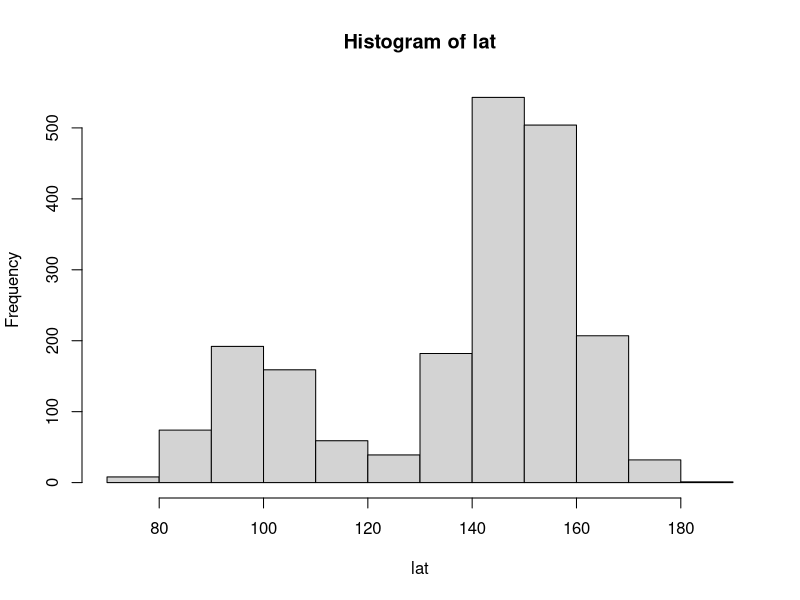
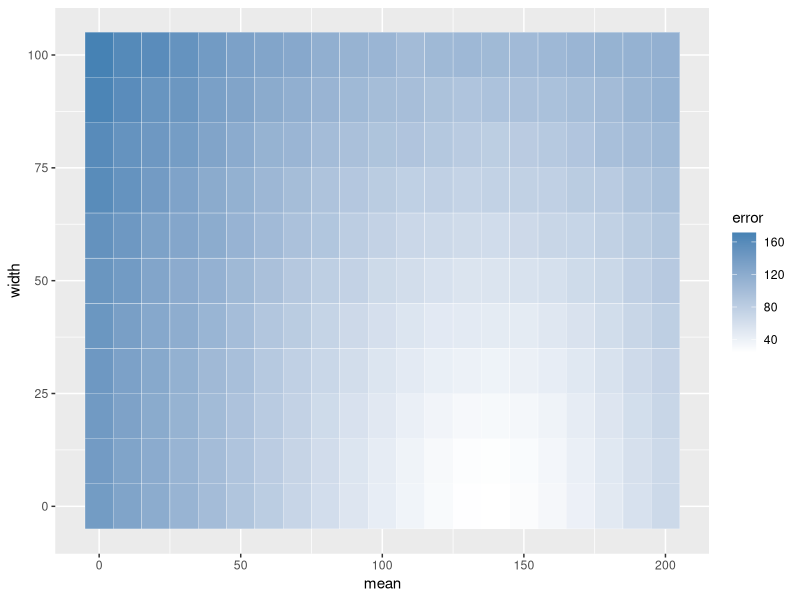
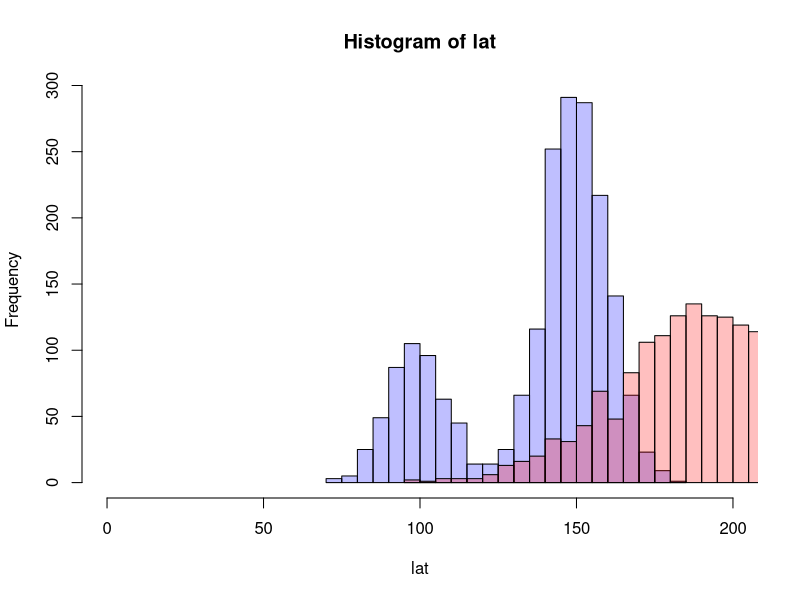
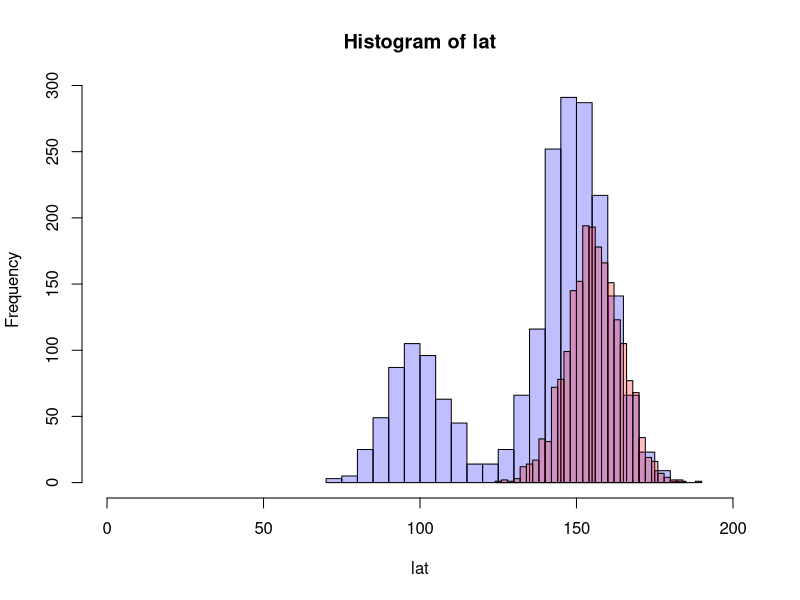
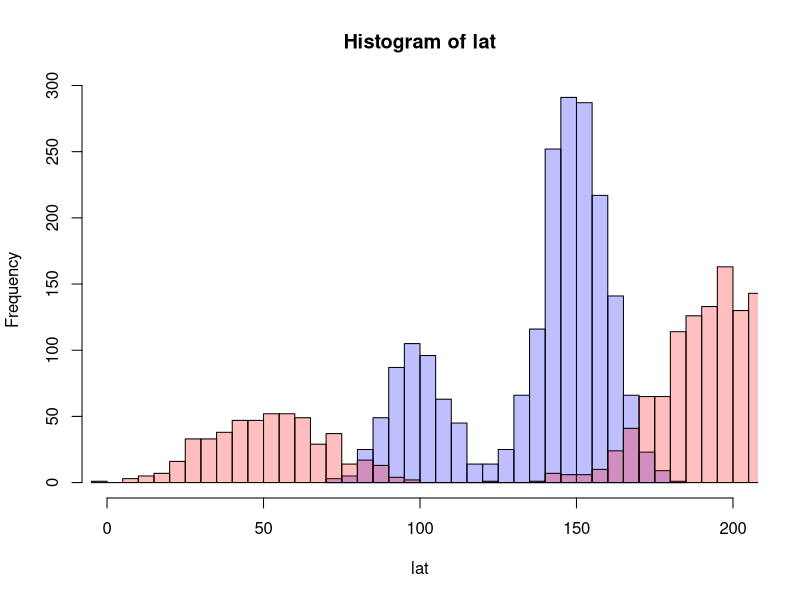

R code for these plots, in order:
## ---- chunk 1
library(ggplot2)
## ---- chunk 2
# Generate the data (the data could be saccades and express saccades, for example)
lat_sac <- 150  # mean latency for a saccade
lat_exp <- 100  # mean latency for an express saccade

width   <- 10   # width of the gaussian

# generate data with 1500 data points for normal saccades and 500 data points for express saccades
lat<-c(rnorm(1500,lat_sac,width),rnorm(500,lat_exp,width))

hist(lat)
## ---- chunk 3
# Step One: try fit a unimodal distribution using simplex

# There are two parameters - the mean of the distribution and the width of the distribution
# This is just an uneducated guess
startParams <- c(200,30)
names(startParams) <- c("b0","b1")

n <- length(lat)

# current data and preditions are being plotted
getregpred <- function(params,data){
  # here, we calculate the data from our independent variable under the assumption of the parameters assuming values b0(mean) and b1(width). Note that the names are hard coded here and that this function will only work for a linear regression. This is similar to the function that generated the data, but without the error term.
  getregpred <- rnorm(n,params["b0"],params["b1"])
  
  #plt1 <- hist(data,breaks = 20, plot = FALSE)
  #plt2 <- hist(getregpred, breaks = 40, plot= FALSE)
  #plot(plt1,col=rgb(0,0,1,1/4), xlim=c(0,200))
  #plot(plt2,col=rgb(1,0,0,1/4), xlim=c(0,200), add=TRUE)
  # return the computed regression data so we can calculate the deviation to the measured data
  return(getregpred)
}

# Get the computed predictions and compute how much they deviate

rmsd <- function(params,data1){
  # generate predictions
  preds <- getregpred(params,data1)
  #evaluate the deviation, this computes the sum of squared deviations between data points and devides by the total number of data points to get the mean summed square deviation
  rmsd <- sqrt(sum((preds-data1)^2)/length(preds))
}

## ---- chunk 4
#plot the error surface when the distribution above is fitted with a unimodal model
#x-axis: mean
#y-axis: width 
#z-axis: sum squared deviance

means <- seq(0,200,10)
widths<- seq(0,100,10)

error_table <- matrix(0,nrow=length(means)*length(widths),ncol=3)
colnames(error_table) <- c("mean","width","error")

rcount <- 0

for (m in means){
  for (w in widths){
    rcount <- rcount+1
    params <- c(m,w)
    names(params) <- c("b0","b1")
    error <- rmsd(params,lat)
    
    error_table[rcount,1]  <- m
    error_table[rcount,2] <- w
    error_table[rcount,3] <- error
  }
}

error_table<-as.data.frame(error_table)

error_surface <- ggplot(data = error_table, aes(mean, width)) + geom_tile(aes(fill = error), colour = "white") + scale_fill_gradient(low = "white",high = "steelblue")

error_surface

## ---- chunk 5
# Start the optimalization process with boundaries (L-BFGS-B):
reps <- 100
param_tableSMPL <- matrix(0,reps,2) 

for(r in 1:reps){
  xoutSMPL   <- optim(startParams,rmsd,data1=lat,method = "L-BFGS-B", lower = 0)
  param_tableSMPL[r,1] <- xoutSMPL$par[1]
  param_tableSMPL[r,2] <- xoutSMPL$par[2]
}

summary(param_tableSMPL)
simMean  <- mean(param_tableSMPL[,1])
simWidth <- mean(param_tableSMPL[,2])
simDataSMPL <- rnorm(n,simMean,simWidth)

plt1 <- hist(lat,breaks = 20, plot = FALSE)
plt2 <- hist(simDataSMPL, breaks = 40, plot= FALSE)
plot(plt1,col=rgb(0,0,1,1/4), xlim=c(0,200))
plot(plt2,col=rgb(1,0,0,1/4), xlim=c(0,200), add=TRUE)

## ---- chunk 6
# compare to an estimation with simulated annealing (more robust for local minimae)

reps <- 5
param_tableSA <- matrix(0,reps,2) 

for(r in 1:reps){
  xoutSA   <- optim(startParams,rmsd,data1=lat,method = "SANN")
  param_tableSA[r,1] <- xoutSA$par[1]
  param_tableSA[r,2] <- xoutSA$par[2]
}

summary(param_tableSA)
simMeanSA <- mean(param_tableSA[,1])
simWidthSA <- mean(param_tableSA[,2])


simDataSA <- rnorm(n,simMeanSA,simWidthSA)


p1 <- hist(lat,breaks = 20, plot = FALSE)
p2 <- hist(simDataSA, breaks = 40, plot= FALSE)
plot(p1,col=rgb(0,0,1,1/4), xlim=c(0,200))
plot(p2,col=rgb(1,0,0,1/4), xlim=c(0,200), add=TRUE)

## ---- chunk 7
# Next, we will try to fit a bimodal distribution. This increases the parameter space. 
# b0 ->  mean normal saccades
# b1 -> mean express saccades
# b2 -> width

startParams <- c(200,50,20)
names(startParams) <- c("b0","b1","b2")

n <- length(lat)

getregpred2 <- function(params,data1){
  n = length(data1)
  getregpred2 <- c(rnorm(1500,params["b0"],params["b2"]),rnorm(500,params["b1"],params["b2"]))
  
  return(getregpred2)
}

rmsd2 <- function(params,data1){
  # generate predictions
  preds <- getregpred2(params,data1)
  #evaluate the deviation, this computes the sum of squared deviations between data points and devides by the total number of data points to get the mean summed square deviation
  rmsd2 <- sqrt(sum((preds-data1)^2)/length(preds))
}

## ---- chunk 8
# Start the optimalization process with boundaries on L-BFGS-B:
reps <- 100
param_tableSMPLX_bm <- matrix(0,reps,3) 

for(r in 1:reps){
  xoutSMPLX_bm   <- optim(startParams,rmsd2,data1=lat,method = "L-BFGS-B", lower = 0)
  param_tableSMPLX_bm[r,1] <- xoutSMPLX_bm$par[1]
  param_tableSMPLX_bm[r,2] <- xoutSMPLX_bm$par[2]
  param_tableSMPLX_bm[r,3] <- xoutSMPLX_bm$par[3]
}

summary(param_tableSMPLX_bm)
simMean_bm  <- mean(param_tableSMPLX_bm[,1])
simMeanEX_bm  <- mean(param_tableSMPLX_bm[,2])
simWidth_bm <- mean(param_tableSMPLX_bm[,3])
simDataSMPLX_bm <- c(rnorm(1500,simMean_bm,simWidth_bm),rnorm(500,simMeanEX_bm,simWidth_bm))


plot1 <- hist(lat,breaks = 20, plot = FALSE)
plot2 <- hist(simDataSMPLX_bm, breaks = 40, plot= FALSE)
plot(plot1,col=rgb(0,0,1,1/4), xlim=c(0,200))
plot(plot2,col=rgb(1,0,0,1/4), xlim=c(0,200), add=TRUE)

